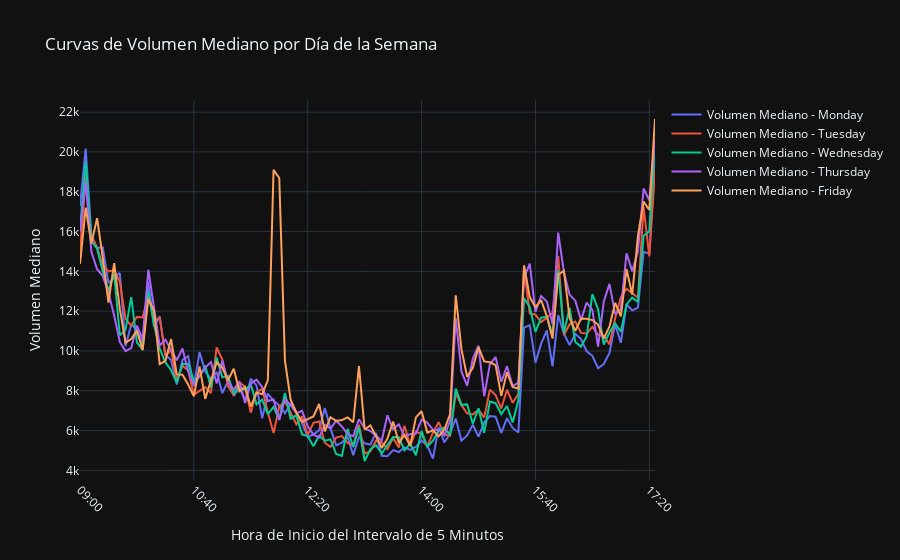

Write notebook code for a chart like this one.
### Markdown cell above
<span style="color:#1E90FF; font-weight:bold">Repeat the same analysis but discriminating across days of the week so you get five different static volume curves, one per day of the week. You can also optionally consider other special days where you have detected particular volume profiles. Plot the static curves for each day of the week (and special days).

### Code cell
# Realizar la predicción de volumen estático discriminando por días de la semana
algo.static_volume_by_weekday()
